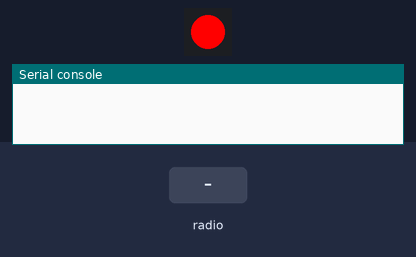
Recording of a program running on a simulated Pycom board running MicroPython. Parts: 1 RGB LEDs in strip order, left to right, the last lines printed to the serial console. The inputs (shaded band) are chosen by the test bench.

Above: at 1.2 s.
1.3 s: radio message "1" arrives
At 1.9 s:
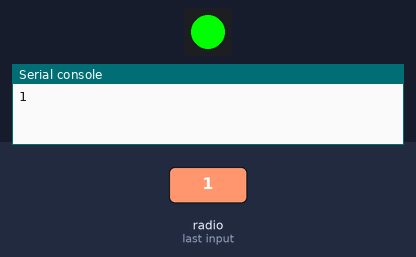
Timing chart, 0 to 4.3 s (numbered marks = the images above; inputs shaded):
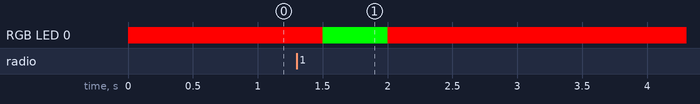

Measured:
- after the input at 1.3 s, RGB LED 0: RGB(255, 0, 0) → RGB(0, 255, 0) after 0.20 s, → RGB(255, 0, 0) 0.50 s later

The program:

main.py
```python
from network import LoRa
import socket
from time import sleep
import machine
import pycom


# Please pick the region that matches where you are using the device:
# United States = LoRa.US915
lora = LoRa(mode=LoRa.LORA, region=LoRa.US915)
s = socket.socket(socket.AF_LORA, socket.SOCK_RAW)
s.setblocking(False)

pycom.heartbeat(False)

while True:
    try:
        incomming_message = s.recv(128).decode("utf-8")  #Received through LoRa
        if len(incomming_message) > 0:
            print(incomming_message)
            pycom.rgbled(0x00FF00) # Green
        else:
            pycom.rgbled(0xFF0000) #Red
    except:
        pycom.rgbled(0xFF0000) #Red

    sleep(.5)
```
